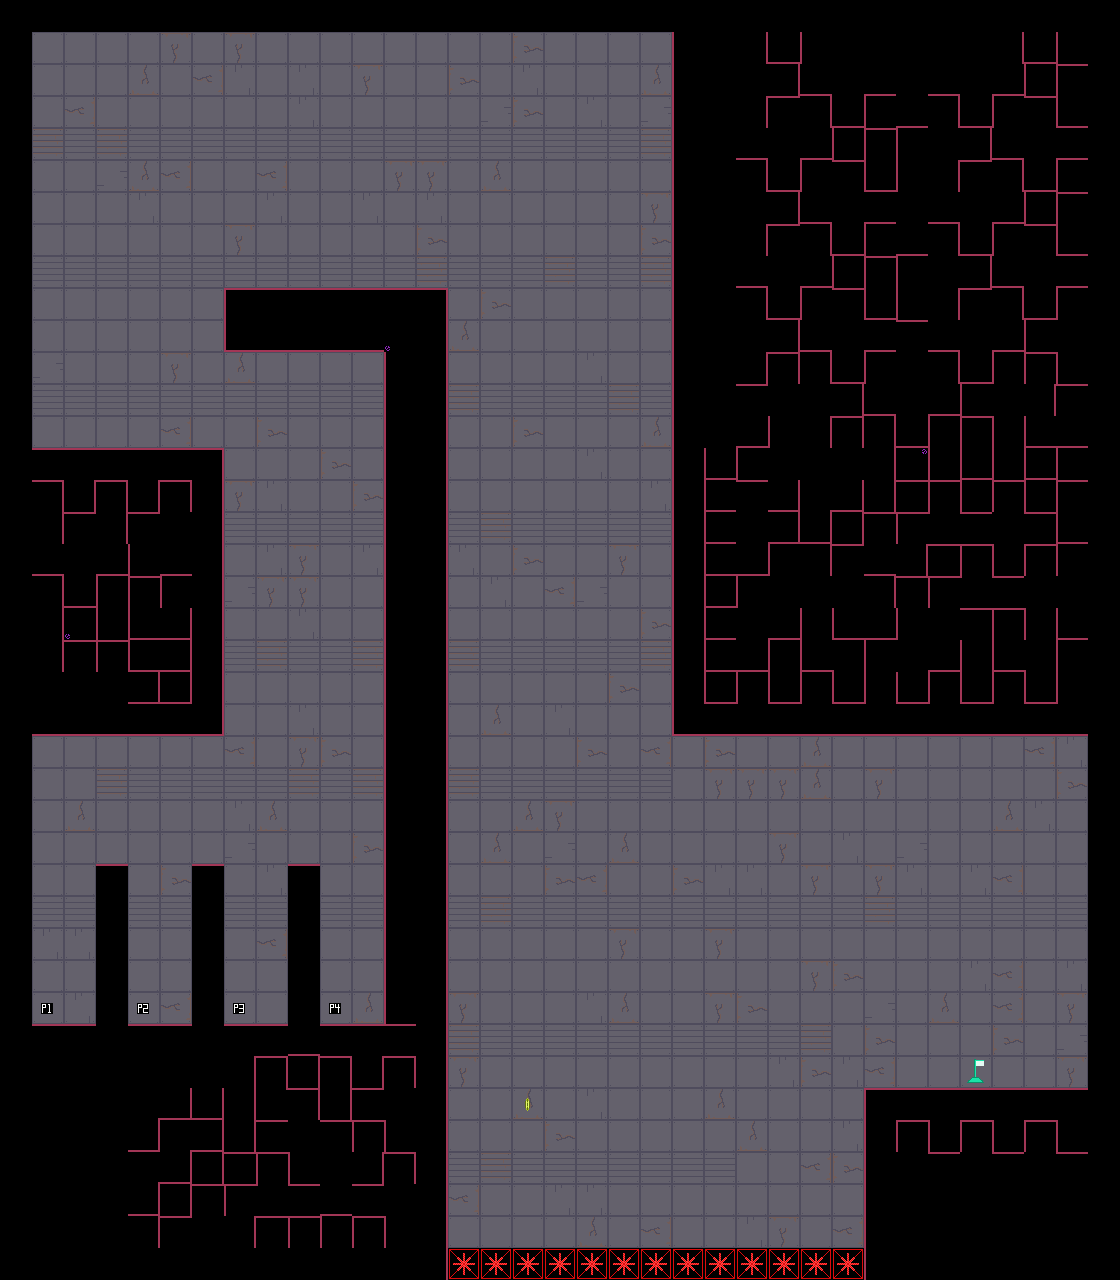

Tiled map render using the project's own tile images. Description and the map definition, with tile-layer contents summarised, below:
An orthogonal 35x40 tile map with 32x32 px tiles, 3 tile layers (Tiles, Specials, Ingredients), 2 tilesets.

<map version="1.0" orientation="orthogonal" renderorder="right-down" width="35" height="40" tilewidth="32" tileheight="32" nextobjectid="1">
 <tileset firstgid="1" source="../Tiles.tsx" />
 <tileset firstgid="71" source="../Ingredients.tsx" />
 <layer name="Tiles" width="35" height="40">
  <data>[1400 cells, 1400 non-empty, 11 distinct tile ids]</data>
 </layer>
 <layer name="Specials" width="35" height="40">
  <data>[1400 cells, 4 non-empty, 4 distinct tile ids]</data>
 </layer>
 <layer name="Ingredients" width="35" height="40">
  <data>[1400 cells, 2 non-empty, 2 distinct tile ids]</data>
 </layer>
</map>
